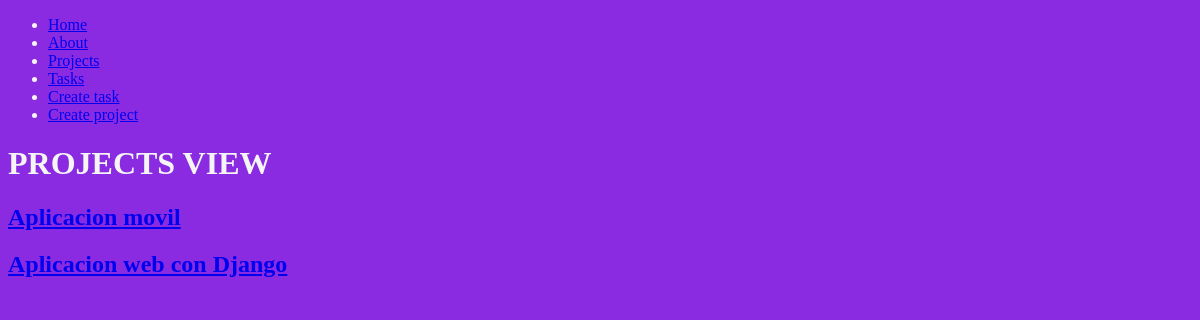
Page /projects/ on the earlier database version.
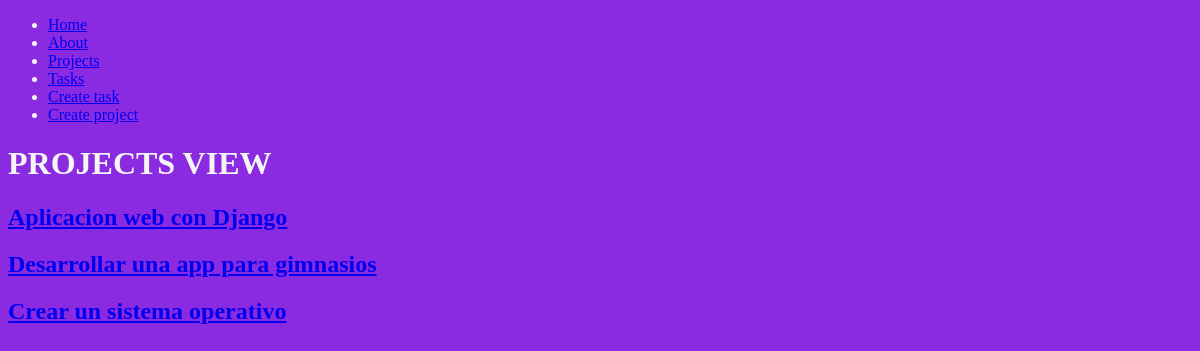
Same page on the later database version.
### myapp/models.py (models this page shows, shortened)
class Project(models.Model):
    name = models.CharField(max_length=200)

### myapp/views.py (the view)
# urls.py: path('projects/', views.projects, name="projects"),
def projects(request):
    projects = Project.objects.all()
    return render(request, 'projects.html', {
        'projects': projects
    })

### myapp/templates/projects.html
{% extends './layouts/base.html' %}
{% block content%}
<h1>PROJECTS VIEW</h1>
<section>
    {% for project in projects %}
    <a href="{% url 'project' project.id%}">
        <div>
            <h2>{{ project.name }}</h2>
        </div>
    </a>
    {% endfor %}
</section>
{% endblock%}

Differences in the rows shown:
removed Project: name "Aplicacion movil"
added Project: name "Desarrollar una app para gimnasios"
added Project: name "Crear un sistema operativo"
